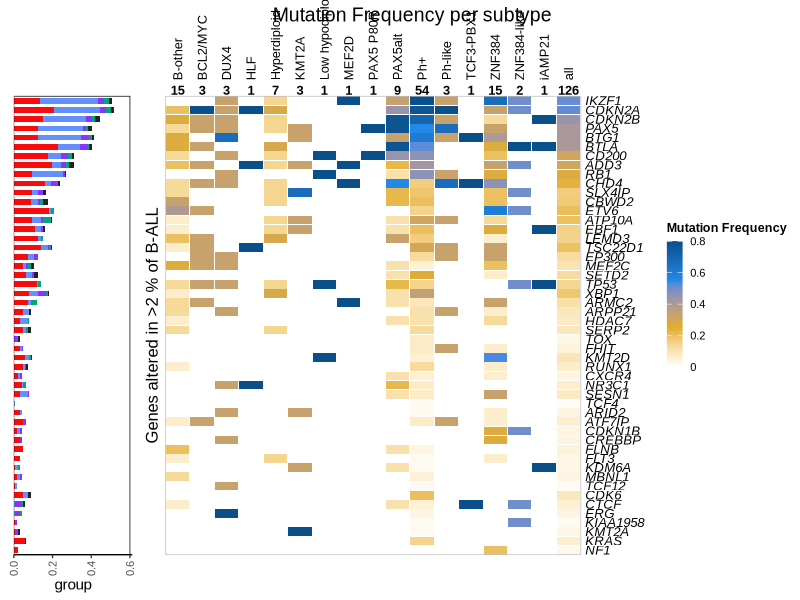
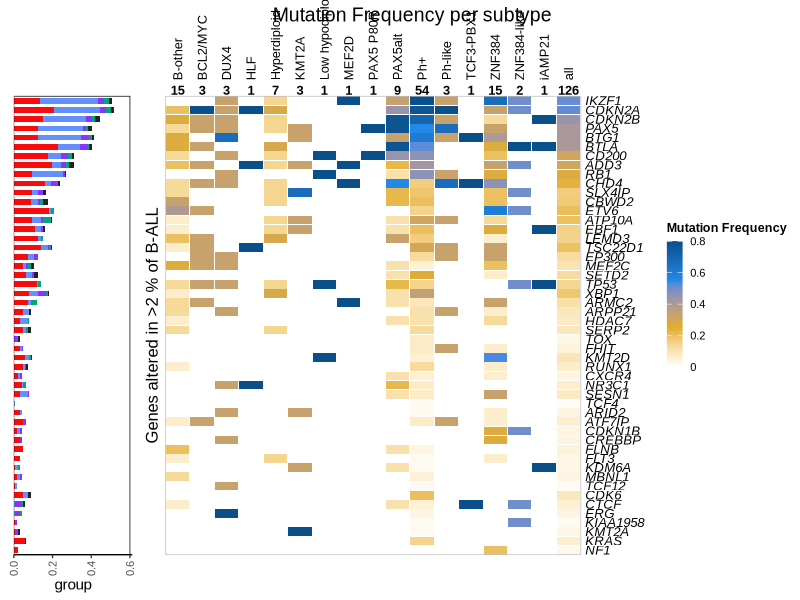
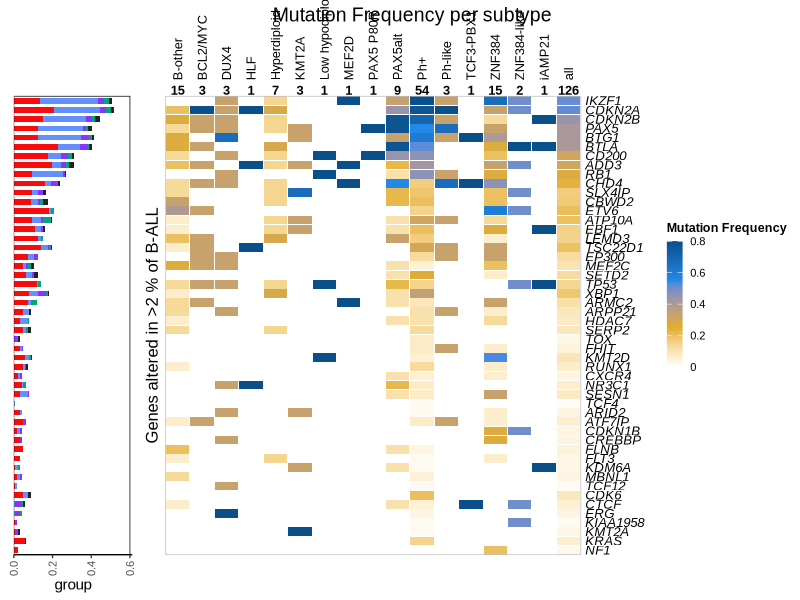

The R source for these figures, in order:
# ============================================================
# Mock mutation frequency figure
# ggplot2 + patchwork version
# ============================================================

# install.packages(c("tidyverse", "patchwork", "svglite", "scales"))

suppressPackageStartupMessages({
  library(tidyverse)
  library(patchwork)
  library(svglite)
  library(scales)
})

set.seed(1234)

# ============================================================
# 1. Figure structure
# ============================================================

genes <- c(
           "IKZF1", "CDKN2A", "CDKN2B", "PAX5", "BTG1",
           "BTLA", "CD200", "ADD3", "RB1", "CHD4",
           "SLX4IP", "CBWD2", "ETV6", "ATP10A", "EBF1",
           "LEMD3", "TSC22D1", "EP300", "MEF2C", "SETD2",
           "TP53", "XBP1", "ARMC2", "ARPP21", "HDAC7",
           "SERP2", "TOX", "FHIT", "KMT2D", "RUNX1",
           "CXCR4", "NR3C1", "SESN1", "TCF4", "ARID2",
           "ATF7IP", "CDKN1B", "CREBBP", "FLNB", "FLT3",
           "KDM6A", "MBNL1", "TCF12", "CDK6", "CTCF",
           "ERG", "KIAA1958", "KMT2A", "KRAS", "NF1"
)

subtype_counts <- tribble(
                          ~subtype,            ~n,
                          "B-other",            15,
                          "BCL2/MYC",            3,
                          "DUX4",                3,
                          "HLF",                 1,
                          "Hyperdiploid",        7,
                          "KMT2A",               3,
                          "Low hypodiploid",     1,
                          "MEF2D",               1,
                          "PAX5 P80R",           1,
                          "PAX5alt",             9,
                          "Ph+",                54,
                          "Ph-like",             3,
                          "TCF3-PBX1",           1,
                          "ZNF384",             15,
                          "ZNF384-like",         2,
                          "iAMP21",              1
)

display_subtypes <- subtype_counts$subtype

# 元figureに近づけるため、表示subtype合計120例 + hidden 6例 = all 126例にする
total_n <- 126
hidden_n <- total_n - sum(subtype_counts$n)

# ============================================================
# 2. Mock patient table
# ============================================================

case_df_display <- subtype_counts |>
  mutate(subtype_clean = str_replace_all(subtype, "[^A-Za-z0-9]+", "_")) |>
  tidyr::uncount(n, .id = "within_subtype") |>
  group_by(subtype) |>
  mutate(
         case_id = sprintf("%s_%03d", first(subtype_clean), row_number())
         ) |>
  ungroup() |>
  select(case_id, subtype)

case_df_hidden <- if (hidden_n > 0) {
  tibble(
         case_id = sprintf("Other_%03d", seq_len(hidden_n)),
         subtype = "Other/Unclassified"
  )
} else {
  tibble(case_id = character(), subtype = character())
}

case_df <- bind_rows(case_df_display, case_df_hidden)

# subtype annotation for top labels
subtype_meta <- bind_rows(
                          subtype_counts,
                          tibble(subtype = "all", n = nrow(case_df))
                          ) |>
mutate(col = row_number())

            # gene annotation for y positions
            # rowが大きいほど上に表示される
            gene_meta <- tibble(
                                gene = genes,
                                gene_rank = seq_along(genes),
                                row = rev(seq_along(genes)),
                                base_prob = pmax(0.015, 0.32 * exp(-(gene_rank - 1) / 15))
            )

# ============================================================
# 3. Mock probability model
# ============================================================

subtype_effect <- tribble(
                          ~subtype,              ~mult,
                          "B-other",             0.85,
                          "BCL2/MYC",            0.80,
                          "DUX4",                0.75,
                          "HLF",                 0.65,
                          "Hyperdiploid",        0.75,
                          "KMT2A",               0.80,
                          "Low hypodiploid",     0.90,
                          "MEF2D",               0.65,
                          "PAX5 P80R",           0.75,
                          "PAX5alt",             1.05,
                          "Ph+",                 1.25,
                          "Ph-like",             1.05,
                          "TCF3-PBX1",           0.65,
                          "ZNF384",              1.00,
                          "ZNF384-like",         0.80,
                          "iAMP21",              0.75,
                          "Other/Unclassified",  0.45
)

# ここで「それっぽい」subtype-specific enrichmentを入れる
hotspots <- tribble(
                    ~gene,      ~subtype,            ~extra,

                    "IKZF1",   "Ph+",                 0.45,
                    "IKZF1",   "Ph-like",             0.35,
                    "IKZF1",   "iAMP21",              0.35,
                    "IKZF1",   "ZNF384",              0.15,

                    "CDKN2A",  "Ph+",                 0.35,
                    "CDKN2A",  "Ph-like",             0.35,
                    "CDKN2A",  "PAX5alt",             0.25,
                    "CDKN2A",  "BCL2/MYC",            0.18,

                    "CDKN2B",  "Ph+",                 0.32,
                    "CDKN2B",  "Ph-like",             0.30,
                    "CDKN2B",  "PAX5alt",             0.18,

                    "PAX5",    "PAX5alt",             0.55,
                    "PAX5",    "PAX5 P80R",           0.70,
                    "PAX5",    "Ph+",                 0.20,

                    "BTG1",    "Ph+",                 0.25,
                    "BTG1",    "ZNF384",              0.25,
                    "BTG1",    "PAX5alt",             0.18,

                    "BTLA",    "Ph+",                 0.22,
                    "BTLA",    "PAX5alt",             0.18,
                    "BTLA",    "iAMP21",              0.35,

                    "CD200",   "Ph+",                 0.20,
                    "CD200",   "PAX5alt",             0.20,

                    "ADD3",    "Ph+",                 0.20,
                    "ADD3",    "PAX5alt",             0.15,

                    "RB1",     "Low hypodiploid",     0.70,
                    "RB1",     "Ph+",                 0.15,
                    "RB1",     "ZNF384",              0.22,

                    "CHD4",    "PAX5alt",             0.25,
                    "CHD4",    "ZNF384",              0.30,

                    "ETV6",    "B-other",             0.20,
                    "ETV6",    "ZNF384",              0.35,
                    "ETV6",    "ZNF384-like",         0.35,

                    "ATP10A",  "KMT2A",               0.40,
                    "ATP10A",  "Ph+",                 0.20,

                    "EBF1",    "PAX5alt",             0.20,
                    "EBF1",    "ZNF384",              0.25,
                    "EBF1",    "iAMP21",              0.35,

                    "TSC22D1", "Ph+",                 0.18,
                    "TSC22D1", "Ph-like",             0.18,

                    "EP300",   "ZNF384",              0.22,

                    "MEF2C",   "B-other",             0.18,
                    "MEF2C",   "BCL2/MYC",            0.15,

                    "SETD2",   "Ph+",                 0.18,
                    "SETD2",   "iAMP21",              0.28,

                    "TP53",    "Low hypodiploid",     0.85,
                    "TP53",    "Hyperdiploid",        0.20,

                    "XBP1",    "Ph+",                 0.18,
                    "XBP1",    "iAMP21",              0.28,

                    "ARMC2",   "ZNF384",              0.22,
                    "ARPP21",  "Ph-like",             0.20,
                    "HDAC7",   "KMT2A",               0.25,
                    "SERP2",   "Ph-like",             0.25,

                    "KMT2D",   "ZNF384",              0.25,
                    "RUNX1",   "iAMP21",              0.35,
                    "CXCR4",   "iAMP21",              0.30,
                    "NR3C1",   "PAX5alt",             0.18,
                    "SESN1",   "ZNF384",              0.24,

                    "ARID2",   "KMT2A",               0.25,
                    "ATF7IP",  "BCL2/MYC",            0.22,
                    "CDKN1B",  "ZNF384",              0.25,
                    "CDKN1B",  "ZNF384-like",         0.30,
                    "CREBBP",  "ZNF384",              0.18,

                    "FLT3",    "Hyperdiploid",        0.28,
                    "KDM6A",   "ZNF384-like",         0.35,
                    "KDM6A",   "iAMP21",              0.40,

                    "CDK6",    "Ph+",                 0.18,
                    "CTCF",    "TCF3-PBX1",           0.75,
                    "CTCF",    "ZNF384-like",         0.30,
                    "ERG",     "DUX4",                0.65,
                    "KIAA1958","ZNF384-like",         0.35,
                    "KMT2A",   "KMT2A",               0.75,
                    "KRAS",    "Ph+",                 0.18,
                    "NF1",     "ZNF384",              0.15
)

prob_df <- tidyr::crossing(
                           gene = genes,
                           subtype = unique(case_df$subtype)
                           ) |>
left_join(gene_meta |> select(gene, base_prob), by = "gene") |>
left_join(subtype_effect, by = "subtype") |>
left_join(hotspots, by = c("gene", "subtype")) |>
mutate(
       mult = replace_na(mult, 0.5),
       extra = replace_na(extra, 0),
       prob = pmin(0.85, base_prob * mult + extra)
       ) |>
select(gene, subtype, prob)

                    # ============================================================
                    # 4. Generate mock mutation events
                    # ============================================================

                    type_levels <- c("SNV/INDEL", "Deletion/CNV", "SV", "Fusion", "Other")

type_bias <- tibble(gene = genes) |>
  mutate(
         profile = case_when(
                             gene %in% c("IKZF1", "CDKN2A", "CDKN2B", "PAX5", "BTG1", "RB1") ~ "cnv",
                             gene %in% c("KMT2A", "ERG", "CTCF") ~ "sv",
                             gene %in% c("KRAS", "FLT3", "CXCR4", "TP53", "NR3C1") ~ "snv",
                             TRUE ~ "mixed"
                             ),
         p_snv = case_when(
                           profile == "cnv"   ~ 0.35,
                           profile == "sv"    ~ 0.25,
                           profile == "snv"   ~ 0.75,
                           TRUE               ~ 0.62
                           ),
         p_cnv = case_when(
                           profile == "cnv"   ~ 0.48,
                           profile == "sv"    ~ 0.15,
                           profile == "snv"   ~ 0.10,
                           TRUE               ~ 0.20
                           ),
         p_sv = case_when(
                          profile == "cnv"   ~ 0.08,
                          profile == "sv"    ~ 0.35,
                          profile == "snv"   ~ 0.05,
                          TRUE               ~ 0.08
                          ),
         p_fusion = case_when(
                              profile == "cnv"   ~ 0.04,
                              profile == "sv"    ~ 0.20,
                              profile == "snv"   ~ 0.03,
                              TRUE               ~ 0.05
                              ),
         p_other = 1 - p_snv - p_cnv - p_sv - p_fusion
  )

event_candidates <- tidyr::expand_grid(
                                       case_df,
                                       gene = genes
                                       ) |>
left_join(prob_df, by = c("gene", "subtype")) |>
mutate(
       altered = rbinom(n(), size = 1, prob = prob) == 1
)

event_df <- event_candidates |>
  filter(altered) |>
  left_join(type_bias, by = "gene") |>
  rowwise() |>
  mutate(
         alteration_type = sample(
                                  type_levels,
                                  size = 1,
                                  prob = c(p_snv, p_cnv, p_sv, p_fusion, p_other)
         )
         ) |>
  ungroup() |>
  select(case_id, subtype, gene, alteration_type)

# ============================================================
# 5. Summarise to plot data
# ============================================================

# subtype別frequency
freq_subtype <- event_df |>
  filter(subtype %in% display_subtypes) |>
  distinct(subtype, gene, case_id) |>
  count(subtype, gene, name = "n_altered") |>
  right_join(
             tidyr::crossing(subtype = display_subtypes, gene = genes),
             by = c("subtype", "gene")
             ) |>
  mutate(n_altered = replace_na(n_altered, 0L)) |>
  left_join(subtype_counts, by = "subtype") |>
  mutate(freq = n_altered / n)

# all列
freq_all <- event_df |>
  distinct(gene, case_id) |>
  count(gene, name = "n_altered") |>
  right_join(tibble(gene = genes), by = "gene") |>
  mutate(
         n_altered = replace_na(n_altered, 0L),
         subtype = "all",
         n = nrow(case_df),
         freq = n_altered / n
  )

  freq_df <- bind_rows(freq_subtype, freq_all) |>
    left_join(gene_meta, by = "gene") |>
    left_join(subtype_meta |> select(subtype, col), by = "subtype") |>
    mutate(
           subtype = factor(subtype, levels = subtype_meta$subtype),
           gene = factor(gene, levels = genes)
    )

    # 左側stacked bar用
    bar_df <- event_df |>
      count(gene, alteration_type, name = "n_events") |>
      tidyr::complete(
                      gene = genes,
                      alteration_type = type_levels,
                      fill = list(n_events = 0L)
                      ) |>
      mutate(
             alteration_type = factor(alteration_type, levels = type_levels),
             freq = n_events / nrow(case_df)
             ) |>
      left_join(gene_meta |> select(gene, row), by = "gene") |>
      arrange(row, alteration_type) |>
      group_by(gene, row) |>
      mutate(
             xmin = lag(cumsum(freq), default = 0),
             xmax = cumsum(freq),
             ymin = row - 0.31,
             ymax = row + 0.31
             ) |>
      ungroup()

    # ============================================================
    # 6. Plot settings
    # ============================================================

    n_gene <- length(genes)
    n_subtype <- nrow(subtype_meta)

    # top annotation用に、heatmapの上に余白を作る
    y_top <- n_gene + 7.3

    bar_xmax <- max(0.50, ceiling(max(bar_df$xmax, na.rm = TRUE) * 10) / 10)
    bar_breaks <- seq(0, bar_xmax, by = 0.2)

    type_cols <- c(
                   "SNV/INDEL"    = "#F60C0C",
                   "Deletion/CNV" = "#638FFF",
                   "SV"           = "#8A33FF",
                   "Fusion"       = "#00A878",
                   "Other"        = "#222222"
    )

    heat_cols <- c(
                   "#FFFFFF",
                   "#F7DFA5",
                   "#E1AE2F",
                   "#2589E8",
                   "#0B4F8A"
    )

    # ============================================================
    # 7. Left stacked bar
    # ============================================================

    p_bar <- ggplot(bar_df) +
      geom_rect(
                aes(
                    xmin = xmin,
                    xmax = xmax,
                    ymin = ymin,
                    ymax = ymax,
                    fill = alteration_type
                    ),
                color = NA
                ) +
      annotate(
               "rect",
               xmin = 0,
               xmax = bar_xmax,
               ymin = 0.5,
               ymax = n_gene + 0.5,
               fill = NA,
               color = "black",
               linewidth = 0.25
               ) +
      scale_fill_manual(values = type_cols, guide = "none") +
      scale_x_continuous(
                         limits = c(0, bar_xmax),
                         breaks = bar_breaks,
                         expand = expansion(mult = c(0, 0.02))
                         ) +
      scale_y_continuous(
                         limits = c(0.5, y_top),
                         expand = expansion(mult = c(0, 0))
                         ) +
      labs(x = "group", y = NULL) +
      theme_classic(base_family = "Arial", base_size = 10) +
      theme(
            axis.text.x = element_text(angle = 90, hjust = 0.5, vjust = 0.5),
            axis.text.y = element_blank(),
            axis.ticks.y = element_blank(),
            axis.line.y = element_blank(),
            axis.title.x = element_text(size = 11),
            plot.margin = margin(t = 0, r = 4, b = 0, l = 2)
      )

      # ============================================================
      # 8. Middle vertical label
      # ============================================================

      p_ylabel <- ggplot() +
        annotate(
                 "text",
                 x = 1,
                 y = (n_gene + 1) / 2,
                 label = "Genes altered in >2 % of B-ALL",
                 angle = 90,
                 size = 4.2,
                 family = "Arial"
                 ) +
        scale_x_continuous(limits = c(0.5, 1.5), expand = c(0, 0)) +
        scale_y_continuous(limits = c(0.5, y_top), expand = c(0, 0)) +
        theme_void(base_family = "Arial") +
        theme(
              plot.margin = margin(t = 0, r = 2, b = 0, l = 2)
        )

        # ============================================================
        # 9. Main heatmap
        # ============================================================

        p_heatmap <- ggplot(freq_df, aes(x = col, y = row, fill = freq)) +
          geom_tile(
                    width = 0.96,
                    height = 0.96,
                    color = NA
                    ) +
          annotate(
                   "rect",
                   xmin = 0.5,
                   xmax = n_subtype + 0.5,
                   ymin = 0.5,
                   ymax = n_gene + 0.5,
                   fill = NA,
                   color = "#BFBFBF",
                   linewidth = 0.25
                   ) +
          geom_text(
                    data = gene_meta,
                    aes(
                        x = n_subtype + 0.68,
                        y = row,
                        label = gene
                        ),
                    inherit.aes = FALSE,
                    hjust = 0,
                    vjust = 0.5,
                    family = "Arial",
                    fontface = "italic",
                    size = 3.35
                    ) +
          geom_text(
                    data = subtype_meta,
                    aes(
                        x = col,
                        y = n_gene + 1.15,
                        label = n
                        ),
                    inherit.aes = FALSE,
                    family = "Arial",
                    fontface = "bold",
                    size = 3.25
                    ) +
          geom_text(
                    data = subtype_meta,
                    aes(
                        x = col,
                        y = n_gene + 2.25,
                        label = subtype
                        ),
                    inherit.aes = FALSE,
                    angle = 90,
                    hjust = 0,
                    vjust = 0.5,
                    family = "Arial",
                    size = 3.25
                    ) +
          scale_fill_gradientn(
                               colors = heat_cols,
                               values = scales::rescale(c(0, 0.12, 0.25, 0.55, 0.80)),
                               limits = c(0, 0.80),
                               breaks = c(0, 0.2, 0.4, 0.6, 0.8),
                               labels = c("0", "0.2", "0.4", "0.6", "0.8"),
                               oob = scales::squish,
                               name = "Mutation Frequency"
                               ) +
          scale_x_continuous(
                             limits = c(0.5, n_subtype + 3.7),
                             expand = expansion(mult = c(0, 0))
                             ) +
          scale_y_continuous(
                             limits = c(0.5, y_top),
                             expand = expansion(mult = c(0, 0))
                             ) +
          coord_cartesian(clip = "off") +
          guides(
                 fill = guide_colorbar(
                                       title.position = "top",
                                       title.hjust = 0,
                                       barwidth = grid::unit(4, "mm"),
                                       barheight = grid::unit(32, "mm"),
                                       ticks = TRUE
                 )
                 ) +
          labs(
               title = "Mutation Frequency per subtype"
               ) +
          theme_void(base_family = "Arial") +
          theme(
                plot.title = element_text(
                                          family = "Arial",
                                          size = 14,
                                          face = "plain",
                                          hjust = 0.5,
                                          margin = margin(b = 6)
                                          ),
                legend.position = "right",
                legend.title = element_text(
                                            family = "Arial",
                                            size = 9,
                                            face = "bold"
                                            ),
                legend.text = element_text(
                                           family = "Arial",
                                           size = 8
                                           ),
                plot.margin = margin(t = 0, r = 4, b = 0, l = 0)
          )

          # ============================================================
          # 10. Combine with patchwork
          # ============================================================

          fig <- p_bar + p_ylabel + p_heatmap +
            plot_layout(
                        widths = c(0.24, 0.045, 1.00),
                        guides = "keep"
            )

          fig

          # ============================================================
          # 11. Export
          # ============================================================

          ggsave(
                 filename = "mock_mutation_frequency_per_subtype.svg",
                 plot = fig,
                 device = svglite::svglite,
                 width = 10,
                 height = 12,
                 units = "in"
          )

          ggsave(
                 filename = "mock_mutation_frequency_per_subtype.pdf",
                 plot = fig,
                 device = grDevices::cairo_pdf,
                 width = 10,
                 height = 12,
                 units = "in"
          )
